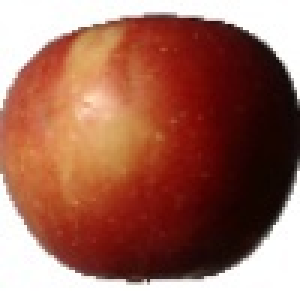
#> input picture 1_100.jpg, 100 x 100 px (shown 3 times larger); its folder holds only this picture in this run
$ python -i main.py   (imports and definitions only)
#> lines starting #> are read from the running program, lines starting #| are printed output that depends on the picture; after the words box and inside, x2 and y2 are one past the last pixel; in counts of white or black regions, pixels touching at a corner belong together
import cv2
import os
import numpy as np
from sklearn.model_selection import train_test_split
from sklearn.svm import SVC
from sklearn.metrics import accuracy_score, classification_report, confusion_matrix

# Load images and corresponding labels
def load_images_and_labels(folders):
    images = []
    labels = []

    for label, folder in enumerate(folders):
        for subfolder in os.listdir(folder):
            subfolder_path = os.path.join(folder, subfolder)
            # Check if it's a directory
            if os.path.isdir(subfolder_path):
                for filename in os.listdir(subfolder_path):
                    img_path = os.path.join(subfolder_path, filename)
                    print(f"Trying to load image from path: {img_path}")  # Print the path for debugging
                    image = cv2.imread(img_path)
                    if image is not None:
                        images.append(image)
                        labels.append(label)
                    else:
                        print(f"Error loading image at {img_path}")
    return images, labels

# Extract color histogram
def extract_color_histogram(image):
    hist = cv2.calcHist([image], [0, 1, 2], None, [8, 8, 8], [0, 256, 0, 256, 0, 256])
    cv2.normalize(hist, hist)
    return hist.flatten()

# Apply edge detection
def apply_edge_detection(image):
    gray = cv2.cvtColor(image, cv2.COLOR_BGR2GRAY)
    edges = cv2.Canny(gray, 100, 200)
    return edges.flatten()

# Extract features
def extract_features(image):
    color_features = extract_color_histogram(image)
    edge_features = apply_edge_detection(image)
    return np.concatenate((color_features, edge_features))

# Load and extract features
def load_and_extract_features(folders):
    images, labels = load_images_and_labels(folders)
    features = [extract_features(img) for img in images]
    return np.array(features), np.array(labels)

# Define folders for each class
folders = ['data/0', 'data/1']  # Folder paths for different classes

# Load features and labels
# [1 line that did not run here, left out]

# Split data into training and testing sets
# [1 line that did not run here, left out]

# Initialize and train the SVM classifier
model = SVC(kernel='linear')
# [1 line not run here, left out]

# Make predictions
# [1 line that did not run here, left out]

# Print evaluation metrics
# [5 lines not run here, left out]

import joblib

# Save the model to a file
# [1 line not run here, left out]

>>> import cv2
>>> picture = cv2.imread('1_100.jpg')
#> picture is the input picture: shape (100, 100, 3); mean B, G, R 92.4, 107.4, 159.6
>>> result = extract_features(picture)
#> in extract_features, `color_features = extract_color_histogram(image)`: color_features = 512 values, max 0.787 at index 511, min 0 at index 5, mean 0.00616
#> in apply_edge_detection, `gray = cv2.cvtColor(image, cv2.COLOR_BGR2GRAY)`:
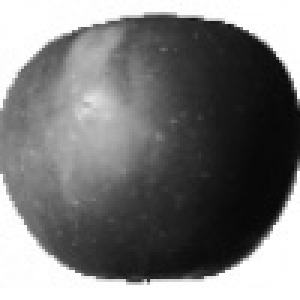
#> gray: shape (100, 100) (shown 3 times larger); min 6, max 255, mean 121.3
#> in apply_edge_detection, `edges = cv2.Canny(gray, 100, 200)`:
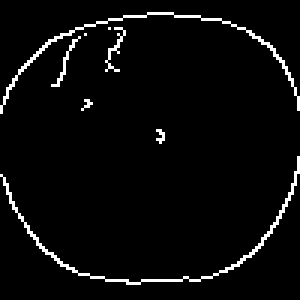
#> edges: shape (100, 100) (shown 3 times larger); 3.9% white in thin lines or dots
#> in extract_features, `edge_features = apply_edge_detection(image)`: edge_features = 10000 values, max 255 at index 449, min 0 at index 0, mean 9.82
#> result = 10512 values, max 255 at index 961, min 0 at index 5, mean 9.34
